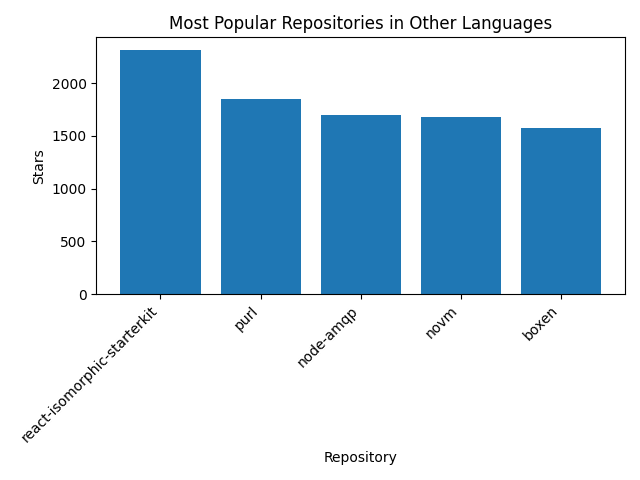

Write the Python code that produced this figure.
import requests
import matplotlib.pyplot as plt

url = 'https://api.github.com/search/repositories'
params = {
    'q': 'language:javascript language:ruby language:c language:java language:perl language:haskell language:go',
    'sort': 'stars',
    'order': 'desc',
    'per_page': 5
}

response = requests.get(url, params=params)

if response.status_code == 200:
    data = response.json()
    repos = [repo['name'] for repo in data['items']]
    stars = [repo['stargazers_count'] for repo in data['items']]

    plt.bar(repos, stars)
    plt.xlabel('Repository')
    plt.ylabel('Stars')
    plt.title('Most Popular Repositories in Other Languages')
    plt.xticks(rotation=45, ha='right')
    plt.tight_layout()
    plt.show()
else:
    print("Failed to retrieve data from GitHub API. Status code:", response.status_code)
